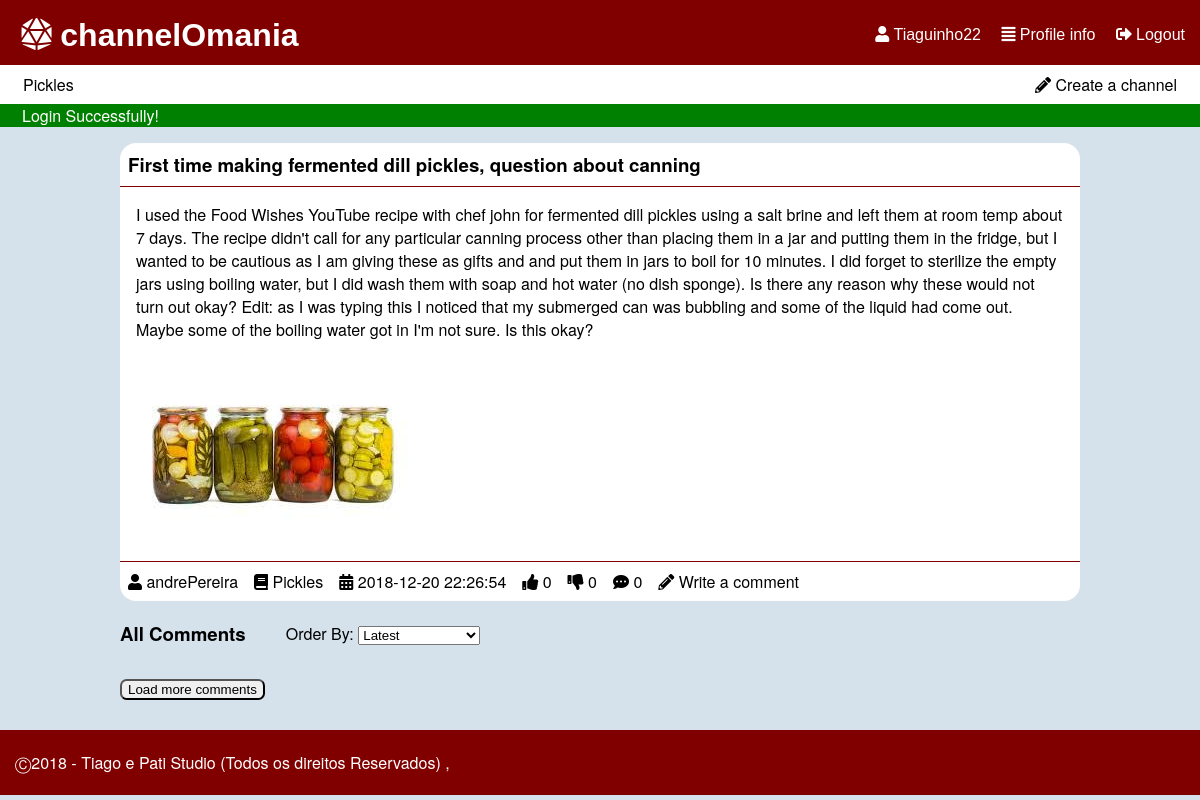
Page /pages/story.php?storyId=3 (signed in) on the committed database.
### tables this page shows
CREATE TABLE "channel" (
	`ID`	INTEGER NOT NULL,
	`name`	TEXT NOT NULL CHECK(length(name) > 0 and length(name) < 30) UNIQUE,
	`coverImage`	TEXT,
	`author`	INTEGER NOT NULL,
	PRIMARY KEY(`ID`),
	FOREIGN KEY(`author`) REFERENCES `user`(`ID`) ON DELETE Cascade ON UPDATE No Action
);

CREATE TABLE "story" (
	`storyID`	INTEGER NOT NULL,
	`title`	TEXT NOT NULL CHECK(length ( title ) > 0 and length ( title ) < 80),
	`content`	TEXT NOT NULL CHECK(length ( content ) > 0),
	`upvotes`	INTEGER NOT NULL DEFAULT 0,
	`downvotes`	INTEGER NOT NULL DEFAULT 0,
	`author`	INTEGER NOT NULL,
	`date`	TEXT NOT NULL CHECK(length ( date ) > 0),
	`channel`	INTEGER NOT NULL,
	`image`	TEXT,
	PRIMARY KEY(`storyID`),
	FOREIGN KEY(`channel`) REFERENCES `channel`(`ID`) ON DELETE Cascade ON UPDATE No Action,
	FOREIGN KEY(`author`) REFERENCES `user`(`ID`) ON DELETE Cascade ON UPDATE No Action
);

CREATE TABLE "user" (
	`ID`	INTEGER NOT NULL PRIMARY KEY AUTOINCREMENT,
	`username`	TEXT NOT NULL CHECK(length ( username ) > 0 and length ( username ) < 16),
	`email`	TEXT NOT NULL,
	`password`	TEXT NOT NULL CHECK(length ( password ) > 5),
	`birth`	TEXT CHECK(length ( birth ) > 0),
	`profilePic`	TEXT,
	`score`	INTEGER DEFAULT 0,
	CONSTRAINT `username` UNIQUE(`username`)
);

### pages/story.php (called while the page is built, shortened)
<?php
  include_once('../database/db_story.php');
  include_once('../database/db_list.php');
  include_once('../templates/tpl_common.php');
  include_once('../templates/tpl_story.php');
  $story = getStory($_GET['storyId']);
  draw_header($story['title']);
  draw_story($story);
  $storyID = $story['storyID'];
  $comments = getCommentsByStory($storyID);
  draw_comments($comments);
  draw_footer();
?>

### database/db_list.php (called while the page is built, shortened)
<?php
function listChannel($sort='') {
  switch($sort){
    case 'mActive':
      $order = 'n_stories DESC';
      break;
  }
  $db = Database::instance()->db();
  $stmt = $db->prepare('SELECT *,(SELECT COUNT(*) FROM story WHERE story.channel == channel.ID) AS n_stories,channel.ID as channelId FROM channel INNER JOIN user ON author=user.ID ORDER BY '.$order);
  $stmt->execute();
  return $stmt->fetchAll();
}
?>

### database/db_story.php (called while the page is built, shortened)
<?php
function getStory($id) {
  $db = Database::instance()->db();
  $stmt = $db->prepare('SELECT *,(SELECT COUNT(*) FROM comment WHERE comment.story == storyID) AS n_comments,channel.name AS channelName,story.author AS storyAuthor FROM story INNER JOIN user ON user.ID == story.author INNER JOIN channel ON channel.ID == story.channel  WHERE storyID == ?');
  $stmt->execute(array($id));
  return $stmt->fetch();
}
 ?>

### templates/tpl_mainpage.php (the view, shortened to what this page needs)
<?php include_once('../templates/tpl_story.php'); ?>
<?php function draw_story_info($story) { ?>
  <ul>
    <li><a href="../pages/profile.php?userId=<?php echo($story['storyAuthor']); ?>"><i class="fas fa-user"></i> <?php echo($story['username']); ?></a></li>
    <li><a href="../pages/channel.php?channelId=<?php echo($story['channel']); ?>"><i class="fas fa-book"></i> <?php echo($story['channelName']); ?></a></li>
    <li><i class="fas fa-calendar-alt"></i> <?php echo($story['date']); ?></li>
    <li class="nUpVote" data-id="<?php echo($story['storyID']); ?>"><i class="fas fa-thumbs-up"></i> <?php echo($story['upvotes']); ?></li>
    <li class="nDownVote" data-id="<?php echo($story['storyID']); ?>"><i class="fas fa-thumbs-down"></i> <?php echo($story['downvotes']); ?></li>
    <li><i class="fas fa-comment-dots"></i> <?php echo($story['n_comments']); ?></li>
    <li><a href="../pages/new_comment.php?storyId=<?php echo($story['storyID']); ?>"><i class="fas fa-pencil-alt"></i> Write a comment</a></li>
  </ul>
<?php } ?>

### templates/tpl_common.php (shortened to what this page needs)
<?php function draw_header($tabText = ""){
?>
<!DOCTYPE html>
<html lang="en-US">
  <head>
    <link href="../css/style.css" rel="stylesheet">
    <link href="../css/input.css" rel="stylesheet">
    <link href="../css/links.css" rel="stylesheet">
    <link rel="stylesheet" href="https://use.fontawesome.com/releases/v5.5.0/css/all.css">
  </head>
  <body>
    <header id="header">
      <?php if(isset($_SESSION['username'])){ ?>
        <div id='options'>
          <a href="../pages/profile.php"><i class="fas fa-user"></i> <?php echo($_SESSION['username']) ?></a>
          <a href="../pages/profile.php"><i class="fas fa-align-justify"></i> Profile info</a>
          <a href="../actions/action_logout.php"><i class="fas fa-sign-out-alt"></i> Logout</a>
        </div>
      <?php } ?>
      <h1><a href="mainpage.php"><i class="fas fa-dice-d20"></i> channelOmania</a></h1>
    </header>
    <?php if(isset($_SESSION['username'])){ ?>
    <div id="list_channels">
      <p><a href = "../pages/new_channel.php" ><i class="fas fa-pencil-alt"></i> Create a channel</a></p>
      <?php $channels = listChannel('mActive'); ?>
      <ul>
      <?php if(count($channels) > 5) { ?>
        <?php for ($i=0; $i < 5; $i++) { ?>
          <li><a href = "../pages/channel.php?channelId=<?php echo($channels[$i]['channelId']); ?>" ><?php echo($channels[$i]['name']); ?></a></li>
        <?php } ?>
          <li id="moreChannels"><a href = "../pages/all_channels.php" >More Channels</a></li>
      <?php } else { ?>
        <?php foreach($channels as $channel_list){ ?>
          <li><a href = "../pages/channel.php?channelId=<?php echo($channel_list['channelId']); ?>" ><?php echo($channel_list['name']); ?></a></li>
        <?php } ?>
      <?php } ?>
      </ul>
    </div>
    <?php } ?>
    <?php if (isset($_SESSION['messages'])) {?>
      <section id="messages">
        <?php foreach($_SESSION['messages'] as $message) { ?>
          <div class="<?=$message['type']?>"><?=$message['content']?></div>
        <?php } ?>
      </section>
    <?php unset($_SESSION['messages']); } ?>
<?php } ?>
<?php function draw_footer(){
  ?>
  <footer class="footer">
    <p>	&#9400;2018 - Tiago e Pati Studio (Todos os direitos Reservados) ,</p>
  </footer>
</body>
</html>
<?php }
 ?>

### templates/tpl_story.php (shortened to what this page needs)
<?php include_once('../templates/tpl_mainpage.php'); ?>
<?php include_once('../database/db_list.php'); ?>
<?php function draw_story($story) { ?>
  <section id="story">
    <article>
      <header>
        <h1><?php echo($story['title']); ?></h1>
      </header>
      <p><?php echo($story['content']); ?></p>
      <?php if($story['image']!=NULL){ ?>
      <img id="story_image" src="../files/storyImages/<?php echo($story['image']); ?>" alt="<?php echo($story['title']); ?>'s image">
      <?php }?>
      <footer><?php draw_story_info($story); ?></footer>
    </article>
  </section>
<?php } ?>
<?php function draw_comments($comments) { ?>
  <section id="comments" data-id="<?php if(!empty($comments)) echo($comments[0]['story']); ?>">
  <div id="order_comments"><h3>All Comments</h3>
  <p>Order By:
  <select id='orderSelector'>
    <option value="mRecent">Latest</option>
  </select></p></div>
  <button id="btnLoadComments">Load more comments</button>
  </section>
<?php } ?>

### css/style.css (style rules this page uses)
body { font-family: IBMPlexSans, Helvetica Neue, Segoe UI, Helvetica, Verdana, Arial, sans-serif; background-color: #D5E2EB; margin: 0; }
ul { display: flex; flex-wrap: wrap; flex-direction: row; padding: 0; margin: 0; }
li { text-align: center; list-style-type: none; padding: 0.5em; }
#list_channels { background-color: white; position: relative; padding: 0px 15px; }
#list_channels p { float: right; margin: 0; }
#list_channels li, #list_channels p { padding: 0; }
#header { background-color: #800000; padding: 0.2em 15px; position: relative; }
#header h1 { margin: 0.2em; }
h1 { margin-left: 0.5em; }
#options { float: right; height: 0; }
article, #story_preview { background-color: white; width: 80%; margin: auto; border-radius: 1em; }
article h1 { margin: auto; }
article header, #story_preview h3 { margin-top: 1em; padding: 0.5em; border-bottom: 1px solid #800000; }
article p, #story_preview p,article img { padding-left: 1em; padding-right: 1em; }
article img { padding-bottom: 1em; }
article img { align-self: auto; }
article footer, #story_preview ul { padding: 0; border-top: 1px solid #800000; }
#messages .error,#messages .success { padding-left: 22px; }
#messages .success { background-color: green; color: white; }
body,html { min-height: 80vh; }
#header div { margin-top: 1.2em; }
#order_comments { display: flex; margin-left: 20%; }
#order_comments p { margin: 1.3em 1em 1em 2.5em; }
#btnLoadComments, #btnLoadStories { margin-top: 1em; margin-left: 10%; border-radius: 0.5em; }
.footer { clear: left; bottom: auto; margin-top: 30px; padding: 5px 15px; background-color: #800000; color: white; }
#comments { width: 80%; margin: auto; }
#comments #order_comments { margin-left: 0px; }
#comments #btnLoadComments { margin-left: 0; }

### css/links.css (style rules this page uses)
#header a { color: white; font-family: Helvetica; }
#header div a { list-style-type: none; padding-left: 1em; }
a:link, a:visited { color: black; text-decoration: none; }
#list_channels li a, #list_channels p a { padding: 0.5em 0.5em; display: block; }

### rows in the picture
channel: name "Pickles"
story: title "First time making fermented dill pickles, question about canning", content "I used the Food Wishes YouTube recipe with chef john for fermented dill pickles using a salt brine and left them at room temp about 7 days. The recipe didn't call for any particular canning process other than placing them in a jar and putting them in the fridge, but I wanted to be cautious as I am giving these as gifts and and put them in jars to boil for 10 minutes. I did forget to sterilize the empty jars using boiling water, but I did wash them with soap and hot water (no dish sponge). Is there any reason why these would not turn out okay? Edit: as I was typing this I noticed that my submerged can was bubbling and some of the liquid had come out. Maybe some of the boiling water got in…", image (picture), author.username "andrePereira", channel.name "Pickles", date "2018-12-20 22:26:54", upvotes "0", downvotes "0"

### other values in the picture
$_SESSION['username'] "Tiaguinho22"
$message['content'] "Login Successfully!"
$story['n_comments'] "0"
